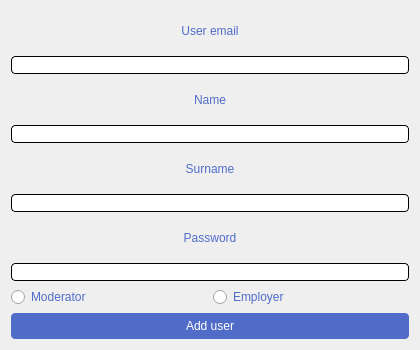
<?xml version="1.0" encoding="UTF-8"?>
<ui version="4.0">
 <class>AddUserWindow</class>
 <widget class="QWidget" name="AddUserWindow">
  <property name="geometry">
   <rect>
    <x>0</x>
    <y>0</y>
    <width>420</width>
    <height>350</height>
   </rect>
  </property>
  <property name="minimumSize">
   <size>
    <width>420</width>
    <height>350</height>
   </size>
  </property>
  <property name="maximumSize">
   <size>
    <width>420</width>
    <height>350</height>
   </size>
  </property>
  <property name="windowTitle">
   <string>Form</string>
  </property>
  <layout class="QGridLayout" name="gridLayout_3">
   <item row="0" column="0">
    <layout class="QGridLayout" name="gridLayout_2">
     <item row="9" column="0">
      <widget class="QPushButton" name="add_user">
       <property name="styleSheet">
        <string notr="true">QPushButton {
     background-color: rgb(80, 108, 200);
	color: white;
border: 1px black;

     border-radius: 4px;
	font: 63 10pt &quot;Yu Gothic UI Semibold&quot;;
width:326px;
height:26px;
}

QPushButton:hover{
border: 1px solid rgb(255, 255, 255);
}</string>
       </property>
       <property name="text">
        <string>Add user</string>
       </property>
      </widget>
     </item>
     <item row="6" column="0">
      <widget class="QLabel" name="password1">
       <property name="styleSheet">
        <string notr="true">color: rgb(80, 108, 200);
font: 87 10pt &quot;Arial Black&quot;;
height: 20px;</string>
       </property>
       <property name="text">
        <string>Password</string>
       </property>
       <property name="alignment">
        <set>Qt::AlignCenter</set>
       </property>
      </widget>
     </item>
     <item row="0" column="0">
      <widget class="QLabel" name="email1">
       <property name="maximumSize">
        <size>
         <width>16777215</width>
         <height>45</height>
        </size>
       </property>
       <property name="layoutDirection">
        <enum>Qt::LeftToRight</enum>
       </property>
       <property name="styleSheet">
        <string notr="true">color: rgb(80, 108, 200);
font: 87 10pt &quot;Arial Black&quot;;
height: 20px;</string>
       </property>
       <property name="text">
        <string>User email</string>
       </property>
       <property name="alignment">
        <set>Qt::AlignCenter</set>
       </property>
      </widget>
     </item>
     <item row="2" column="0">
      <widget class="QLabel" name="name1">
       <property name="styleSheet">
        <string notr="true">color: rgb(80, 108, 200);
font: 87 10pt &quot;Arial Black&quot;;
height: 20px;</string>
       </property>
       <property name="text">
        <string>Name</string>
       </property>
       <property name="alignment">
        <set>Qt::AlignCenter</set>
       </property>
      </widget>
     </item>
     <item row="5" column="0">
      <widget class="QLineEdit" name="surname_1">
       <property name="styleSheet">
        <string notr="true">border: 1px solid black;
     border-radius: 4px;
background-color: white;</string>
       </property>
      </widget>
     </item>
     <item row="3" column="0">
      <widget class="QLineEdit" name="name_1">
       <property name="styleSheet">
        <string notr="true">border: 1px solid black;
     border-radius: 4px;
background-color: white;</string>
       </property>
      </widget>
     </item>
     <item row="8" column="0">
      <layout class="QGridLayout" name="gridLayout">
       <item row="0" column="0">
        <widget class="QRadioButton" name="moderator">
         <property name="styleSheet">
          <string notr="true">color: rgb(80, 108, 200);
font: 87 10pt &quot;Arial Black&quot;;</string>
         </property>
         <property name="text">
          <string>Moderator</string>
         </property>
        </widget>
       </item>
       <item row="0" column="1">
        <widget class="QRadioButton" name="employer">
         <property name="styleSheet">
          <string notr="true">color: rgb(80, 108, 200);
font: 87 10pt &quot;Arial Black&quot;;</string>
         </property>
         <property name="text">
          <string>Employer</string>
         </property>
        </widget>
       </item>
      </layout>
     </item>
     <item row="1" column="0">
      <widget class="QLineEdit" name="email_1">
       <property name="styleSheet">
        <string notr="true">border: 1px solid black;
     border-radius: 4px;
background-color: white;</string>
       </property>
      </widget>
     </item>
     <item row="4" column="0">
      <widget class="QLabel" name="surname1">
       <property name="styleSheet">
        <string notr="true">color: rgb(80, 108, 200);
font: 87 10pt &quot;Arial Black&quot;;
height: 20px;</string>
       </property>
       <property name="text">
        <string>Surname</string>
       </property>
       <property name="alignment">
        <set>Qt::AlignCenter</set>
       </property>
      </widget>
     </item>
     <item row="7" column="0">
      <widget class="QLineEdit" name="password_1">
       <property name="styleSheet">
        <string notr="true">border: 1px solid black;
     border-radius: 4px;
background-color: white;</string>
       </property>
      </widget>
     </item>
    </layout>
   </item>
  </layout>
 </widget>
 <resources/>
 <connections/>
</ui>
